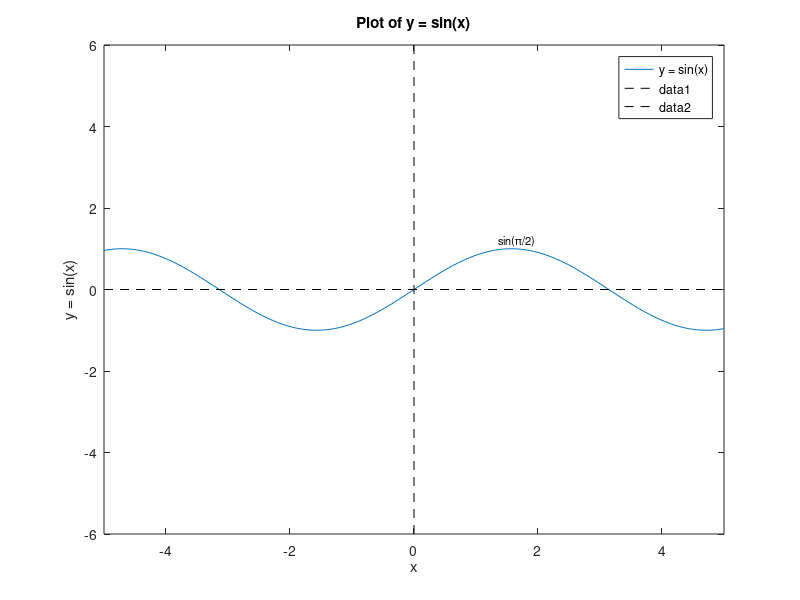
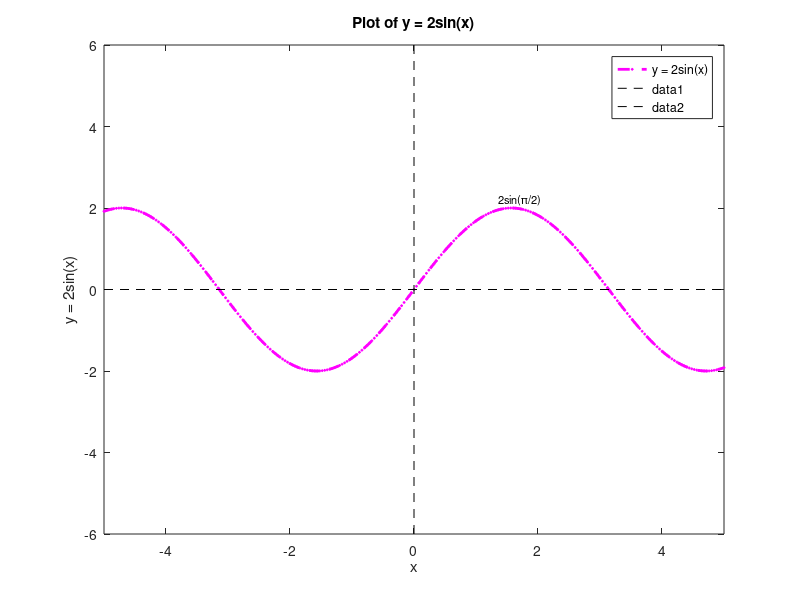
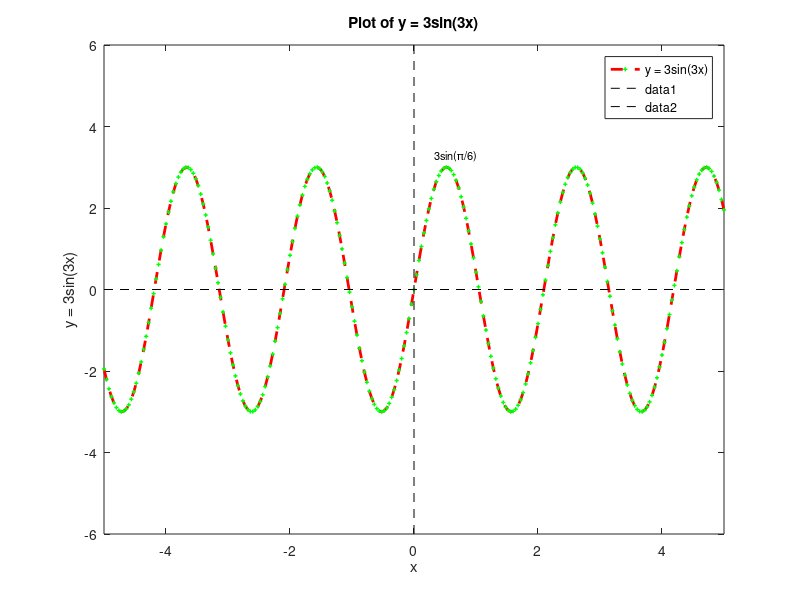
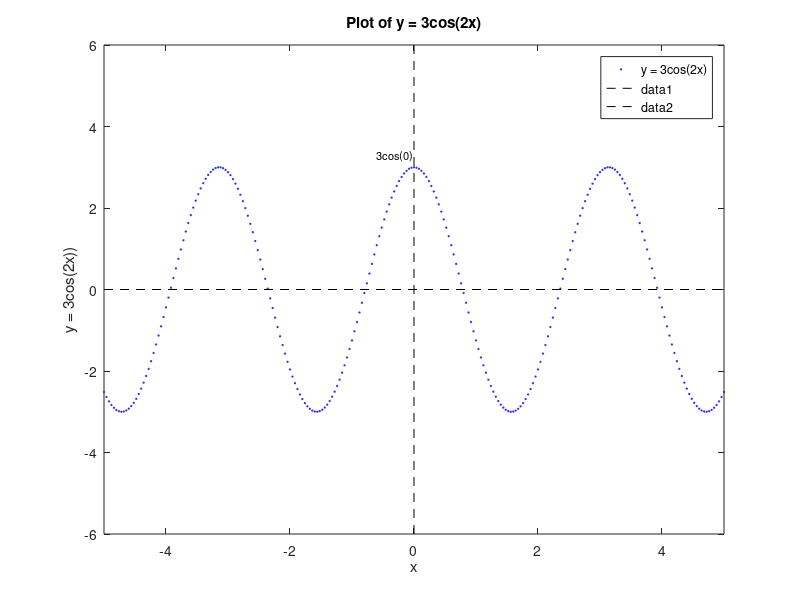

The MATLAB script that drew these images, in order:
clc
clear all
close all

display('Lab 6')
display('Aim: Generating a Sinusoidal Signal of a given frequency (say, 100 Hz) and Plotting with graphical Enhancements - Tilting, Labelling, Adding Text, Adding Legends, Adding New Plots to Existing Plot, Printing Text in Greek Letters, Plotting as Multiple and Subplot')


%Set-Up Data
display('')
step = 0.04;
ampl1 = 1;
ampl2 = 2;
ampl3 = 3;
ampl4 = 3;
freq1 = 1;
freq2 = 1;
freq3 = 3;
freq4 = 2;
lowerlim = -5;
upperlim = 5;
x = lowerlim : step : upperlim;
xaxis = zeros(upperlim - lowerlim);
y1 = ampl1 * sin(freq1 * x);
y2 = ampl2 * sin(freq2 * x);
y3 = ampl3 * sin(freq3 * x);
y4 = ampl4 * cos(freq4 * x);


display('')
display('Figure 1')
plot(x,y1)
xlim([lowerlim,upperlim])
ylim([-2 * ampl3,2 * ampl3])
title('Plot of y = sin(x)')
xlabel('x')
ylabel('y = sin(x)')
legend('y = sin(x)');
line([0,0],ylim,'color','k','linestyle','--');
line(xlim,[0,0],'color','k','linestyle','--');
text(pi/2-0.2,1.2,'sin(\pi/2)','fontsize',8);
figure


display('')
display('Figure 2')
plot(x, y2,'--+m','linewidth',2,'Markersize',1)
xlim([lowerlim,upperlim])
ylim([-2 * ampl3,2 * ampl3])
title('Plot of y = 2sin(x)')
xlabel('x')
ylabel('y = 2sin(x)')
legend('y = 2sin(x)');
line([0,0],ylim,'color','k','linestyle','--')
line(xlim,[0,0],'color','k','linestyle','--')
text(pi/2-0.2,2.2,'2sin(\pi/2)','fontsize',8);
figure


display('')
display('Figure 3')
plot(x,y3,'--rs','linewidth',2,'Markeredgecolor','g','Markerfacecolor','b','Markersize',1)
xlim([lowerlim,upperlim])
ylim([-2 * ampl3,2 * ampl3])
title('Plot of y = 3sin(3x)')
xlabel('x')
ylabel('y = 3sin(3x)')
legend('y = 3sin(3x)');
line([0,0],ylim,'color','k','linestyle','--')
line(xlim,[0,0],'color','k','linestyle','--')
text(pi/6-0.2,3.3,'3sin(\pi/6)','fontsize',8);
figure


display('')
display('Figure 4')
plot(x,y4,'o','Markersize',1,'Markeredgecolor','b','Markerfacecolor','y')
xlim([lowerlim,upperlim])
ylim([-2 * ampl3,2 * ampl3])
title('Plot of y = 3cos(2x)')
xlabel('x')
ylabel('y = 3cos(2x))')
legend('y = 3cos(2x)');
line([0,0],ylim,'color','k','linestyle','--')
line(xlim,[0,0],'color','k','linestyle','--')
text(-0.6,3.3,'3cos(0)','fontsize',8);
figure


display('')
display('Combined Figure')
hold all
plot(x,y1)
xlim([lowerlim,upperlim])
ylim([-2 * ampl3,2 * ampl3])
title('Plots of sinusoidal functions')
xlabel('x')
ylabel('y = f(x)')
legend('y = sin(x)');


plot(x, y2,'--+m','linewidth',2,'Markersize',1)
title('Plots of sinusoidal functions')
xlabel('x')
ylabel('y = f(x)')
legend('y = 2sin(x)');


plot(x,y3,'--rs','linewidth',2,'Markeredgecolor','g','Markerfacecolor','b','Markersize',1)
title('Plots of sinusoidal functions')
xlabel('x')
ylabel('y = f(x)')
legend('y = 3sin(3x)');


plot(x,y4,'o','Markersize',1,'Markeredgecolor','b','Markerfacecolor','y')
title('Plots of sinusoidal functions')
xlabel('x')
ylabel('y = f(x)')
legend('y = 3cos(2x)');

text(pi/2-0.2,1.2,'sin(\pi/2)','fontsize',8);
text(pi/2-0.2,2.2,'2sin(\pi/2)','fontsize',8);
text(pi/6-0.2,3.3,'3sin(\pi/6)','fontsize',8);
text(-0.6,3.3,'3cos(0)','fontsize',8);

legend('y = sin(x)','y = 2sin(x)','y = 3sin(3x)','y = 3cos(2x)');

line([0,0],ylim,'color','k','linestyle','--')
line(xlim,[0,0],'color','k','linestyle','--')